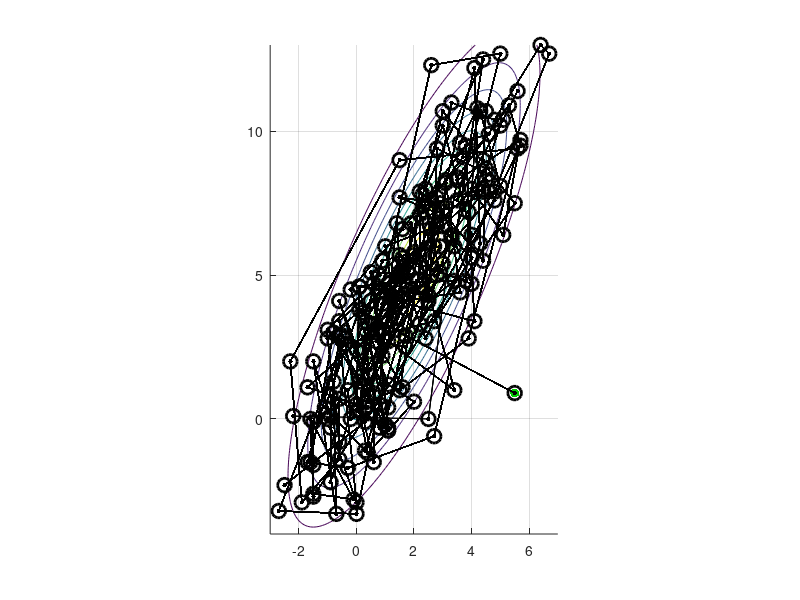

Recreate this plot in MATLAB.
% 2D gibbs sampling test

% restart
close all; clear; clc;

% reset random number generator
rng('default');

% options
Nsteps = 200;
doShowSteps = 0;

% true PDF parameters
mu_true = [2 5]';
sigma_1 = 2;
sigma_2 = 4;
corr = 0.8;
cov_true = [sigma_1^2 corr*sigma_1*sigma_2; corr*sigma_1*sigma_2 sigma_2^2];

% state space to explore (i.e. query points)
x1q_vec = -3:0.1:7;
x2q_vec = -4:0.1:13;

% generate PDF at query points
[X1Q,X2Q] = meshgrid(x1q_vec,x2q_vec);
XQ = [X1Q(:), X2Q(:)];
[PQ] = mvnpdf(XQ,mu_true',cov_true);
PDF = reshape(PQ,size(X1Q));

% plot true PDF
figure(1);
set(gcf,'Position',[0821 0195 0419 0783]);
hold on; grid on;
axis equal;
contour(X1Q,X2Q,PDF);

% start sampler at random query point
x0 = XQ(randi(length(XQ)),:)';
plot(x0(1),x0(2),'.','Color',[0 0.8 0],'MarkerSize',20);

% start history
x = x0;
x_hist = NaN(length(mu_true),Nsteps+1);
x_hist(:,1) = x0;

% show starting point
plot(x0(1),x0(2),'k.','MarkerSize',10);
plot(x0(1),x0(2),'ko','MarkerSize',10,'LineWidth',2.0);

% iterate sampler
for gibbsIter = 1:Nsteps
    for dimIdx = 1:length(mu_true)
        
        switch dimIdx
            case 1
                % slice PDF along this dimension at the current point
                gibbsx1 = x1q_vec;
                gibbsx2 = x(2)*ones(size(x1q_vec));
                gibbsXQ = [gibbsx1' gibbsx2'];
                gibbsPQ = mvnpdf(gibbsXQ,mu_true',cov_true);
                gibbsPQ = gibbsPQ/trapz(gibbsx1,gibbsPQ);
                
                % compute CDF and sample from it using inverse transform sampling
                gibbsCDF = cumtrapz(gibbsx1,gibbsPQ);
                gibbsPt = gibbsx1(arrayfun( @(x) find(x <= gibbsCDF,1,'first') , rand(1,1) ));
                x(dimIdx) = gibbsPt;
                gibbsSamp = gibbsx1(arrayfun( @(x) find(x <= gibbsCDF,1,'first') , rand(1,100) ));  % for illustration only
                
                if(doShowSteps)
                    figure(1);
                    plot(gibbsx1,gibbsx2,'r-','LineWidth',1.0);
                    plot(x(1),x(2),'r+','MarkerSize',10,'LineWidth',3);
                    plot(gibbsSamp,x(2)*ones(size(gibbsSamp)),'r.','MarkerSize',10);  % for illustration only
                    
                    figure;
                    hold on; grid on;
                    plot(gibbsx1,gibbsPQ);
                    plot(gibbsSamp,0*ones(size(gibbsSamp)),'r.','MarkerSize',10);
                    plot(gibbsPt,0,'r+','MarkerSize',10,'LineWidth',3);
                end
                
            case 2
                % slice PDF along this dimension at the current point
                gibbsx1 = x(1)*ones(size(x2q_vec));
                gibbsx2 = x2q_vec;;
                gibbsXQ = [gibbsx1' gibbsx2'];
                gibbsPQ = mvnpdf(gibbsXQ,mu_true',cov_true);
                gibbsPQ = gibbsPQ/trapz(gibbsx2,gibbsPQ);
                
                % compute CDF and sample from it using inverse transform sampling
                gibbsCDF = cumtrapz(gibbsx2,gibbsPQ);
                gibbsPt = gibbsx2(arrayfun( @(x) find(x <= gibbsCDF,1,'first') , rand(1,1) ));
                x(dimIdx) = gibbsPt;
                gibbsSamp = gibbsx2(arrayfun( @(x) find(x <= gibbsCDF,1,'first') , rand(1,100) ));  % for illustration only
                
                if(doShowSteps)
                    figure(1);
                    plot(gibbsx1,gibbsx2,'b-','LineWidth',1.0);
                    plot(x(1),x(2),'b+','MarkerSize',10,'LineWidth',3);
                    plot(x(1)*ones(size(gibbsSamp)),gibbsSamp,'b.','MarkerSize',10);  % for illustration only
                    
                    figure;
                    hold on; grid on;
                    plot(gibbsx2,gibbsPQ);
                    plot(gibbsSamp,0*ones(size(gibbsSamp)),'b.','MarkerSize',10);
                    plot(gibbsPt,0,'b+','MarkerSize',10,'LineWidth',3);
                end
                
        end
        
        
    end
    x_hist(:,gibbsIter+1) = x;
    figure(1);
    plot(x(1),x(2),'k.','MarkerSize',10);
    plot(x(1),x(2),'ko','MarkerSize',10,'LineWidth',2.0);
    plot(x_hist(1,:),x_hist(2,:),'k-');
    
end



